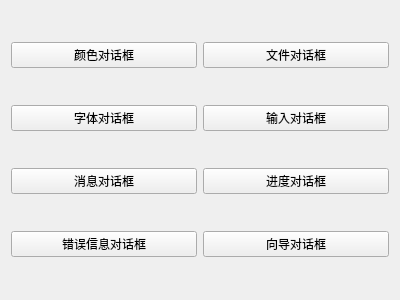
<?xml version="1.0" encoding="UTF-8"?>
<ui version="4.0">
 <class>myWidget</class>
 <widget class="QWidget" name="myWidget">
  <property name="geometry">
   <rect>
    <x>0</x>
    <y>0</y>
    <width>400</width>
    <height>300</height>
   </rect>
  </property>
  <property name="windowTitle">
   <string>请选择对话框</string>
  </property>
  <layout class="QGridLayout" name="gridLayout">
   <item row="0" column="0">
    <widget class="QPushButton" name="pushColorButton">
     <property name="text">
      <string>颜色对话框</string>
     </property>
    </widget>
   </item>
   <item row="0" column="1">
    <widget class="QPushButton" name="pushFileButton">
     <property name="text">
      <string>文件对话框</string>
     </property>
    </widget>
   </item>
   <item row="1" column="0">
    <widget class="QPushButton" name="pushFontButton">
     <property name="text">
      <string>字体对话框</string>
     </property>
    </widget>
   </item>
   <item row="1" column="1">
    <widget class="QPushButton" name="pushInputButton">
     <property name="text">
      <string>输入对话框</string>
     </property>
    </widget>
   </item>
   <item row="2" column="0">
    <widget class="QPushButton" name="pushInfoButton">
     <property name="text">
      <string>消息对话框</string>
     </property>
    </widget>
   </item>
   <item row="2" column="1">
    <widget class="QPushButton" name="pushProgressButton">
     <property name="text">
      <string>进度对话框</string>
     </property>
    </widget>
   </item>
   <item row="3" column="0">
    <widget class="QPushButton" name="pushErrInfoButton">
     <property name="text">
      <string>错误信息对话框</string>
     </property>
    </widget>
   </item>
   <item row="3" column="1">
    <widget class="QPushButton" name="pushWizardButton">
     <property name="text">
      <string>向导对话框</string>
     </property>
    </widget>
   </item>
  </layout>
 </widget>
 <layoutdefault spacing="6" margin="11"/>
 <resources/>
 <connections/>
</ui>
